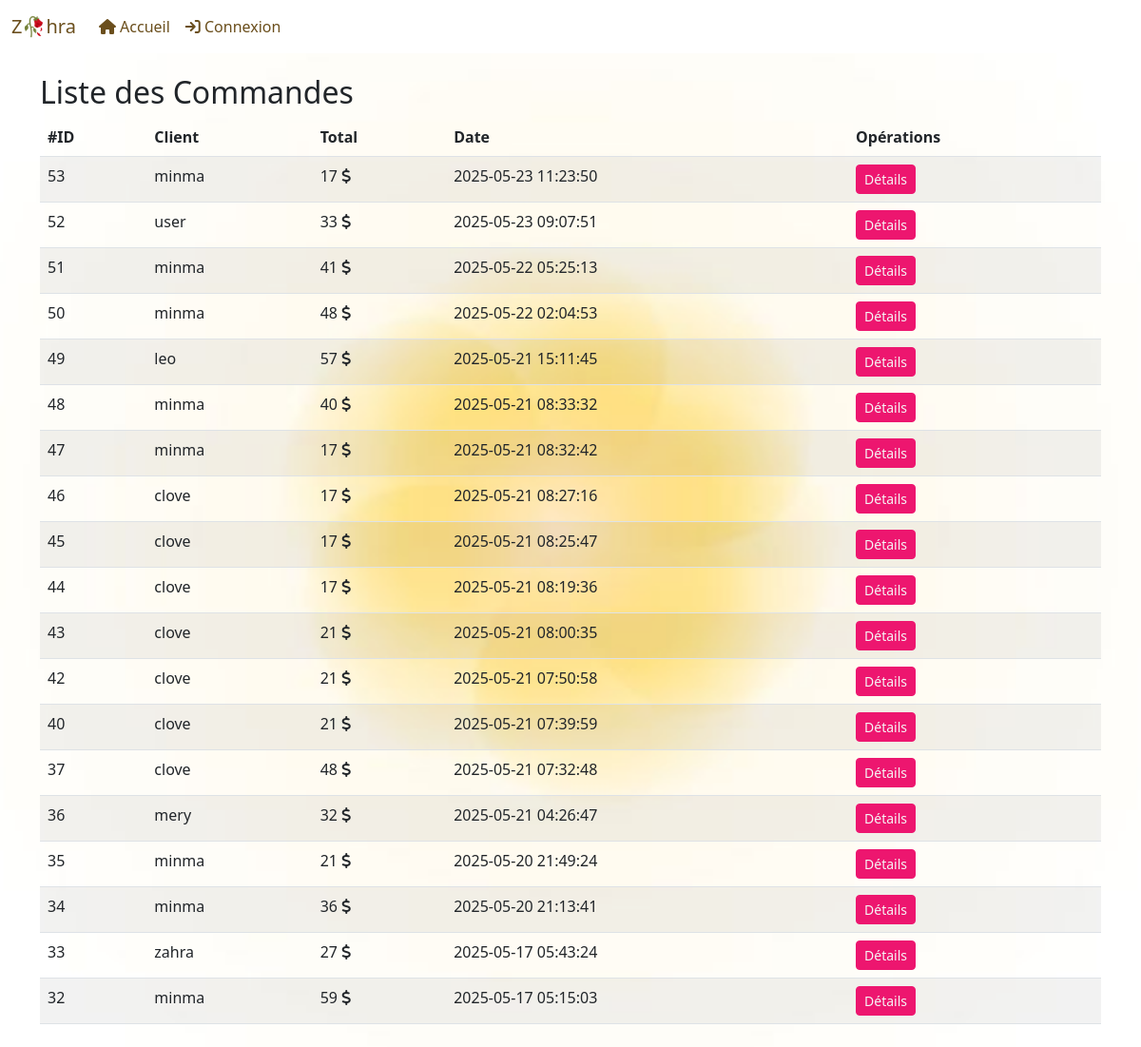
Screenshot of /commandes.php with the database file from the repository.
### tables this page shows
CREATE TABLE `commande` (
  `id` int(11) NOT NULL,
  `id_client` int(11) NOT NULL,
  `total` decimal(10,0) NOT NULL,
  `valide` int(11) NOT NULL DEFAULT 0,
  `date_creation` datetime NOT NULL DEFAULT current_timestamp(),
  `mode_paiement` varchar(50) NOT NULL DEFAULT 'livraison'
);

CREATE TABLE `utilisateur` (
  `id` int(11) NOT NULL,
  `login` varchar(100) NOT NULL,
  `password` varchar(150) NOT NULL,
  `email` varchar(255) NOT NULL,
  `phone` varchar(11) NOT NULL,
  `date_creation` date NOT NULL
);

### commandes.php (the view, shortened to what this page needs)
<!doctype html>
<html lang="en">
<head>
    <?php include 'include/head.php' ?>
</head>
<body>
<?php include 'include/nav_admin.php' ?>
<div class="container py-2">
    <h2>Liste des Commandes</h2>
    <table class="table table-striped table-hover">
        <thead>
        <tr>
            <th>#ID</th>
            <th>Client</th>
            <th>Total</th>
            <th>Date</th>
            <th>Opérations</th>
        </tr>
        </thead>
        <tbody>
        <?php
        require_once 'include/database.php';
        $commandes = $pdo->query('SELECT commande.*,utilisateur.login as "login" FROM commande INNER JOIN utilisateur ON commande.id_client = utilisateur.id ORDER BY commande.date_creation DESC')->fetchAll(PDO::FETCH_ASSOC);
        foreach ($commandes as $commande) {
            ?>
            <tr>
                <td><?php echo $commande['id'] ?></td>
                <td><?php echo $commande['login'] ?></td>
                <td><?php echo $commande['total'] ?> <i class="fa fa-solid fa-dollar"></i></td>
                <td><?php echo $commande['date_creation'] ?></td>
                <td><a class="btn btn-custom-color btn-sm" href="commande.php?id=<?php echo $commande['id']?>">Détails</a></td>
            </tr>
            <?php
        }
        ?>
        </tbody>
    </table>
</div>
</body>
</html>

### include/nav_admin.php (style rules this page uses)
body { padding-top: 70px; background-image: url('images/yelo.jpg'); background-size: cover; background-position: center; background-repeat: no-repeat; background-attachment: fixed; background-color:rgba(251, 232, 246, 0.8); }
.btn-custom-color { color:rgb(245, 245, 245); border: 1px solid rgb(237, 22, 111); background-color:rgb(237, 22, 111) ; transition: background-color 0.3s ease, color 0.3s ease; }

### rows the page displays
commande: id "53", utilisateur.login "minma", total "17", date_creation "2025-05-23 11:23:50"
commande: id "52", utilisateur.login "user", total "33", date_creation "2025-05-23 09:07:51"
commande: id "51", utilisateur.login "minma", total "41", date_creation "2025-05-22 05:25:13"
commande: id "50", utilisateur.login "minma", total "48", date_creation "2025-05-22 02:04:53"
commande: id "49", utilisateur.login "leo", total "57", date_creation "2025-05-21 15:11:45"
commande: id "48", utilisateur.login "minma", total "40", date_creation "2025-05-21 08:33:32"
commande: id "47", utilisateur.login "minma", total "17", date_creation "2025-05-21 08:32:42"
commande: id "46", utilisateur.login "clove", total "17", date_creation "2025-05-21 08:27:16"
commande: id "45", utilisateur.login "clove", total "17", date_creation "2025-05-21 08:25:47"
commande: id "44", utilisateur.login "clove", total "17", date_creation "2025-05-21 08:19:36"
commande: id "43", utilisateur.login "clove", total "21", date_creation "2025-05-21 08:00:35"
commande: id "42", utilisateur.login "clove", total "21", date_creation "2025-05-21 07:50:58"
commande: id "40", utilisateur.login "clove", total "21", date_creation "2025-05-21 07:39:59"
commande: id "37", utilisateur.login "clove", total "48", date_creation "2025-05-21 07:32:48"
commande: id "36", utilisateur.login "mery", total "32", date_creation "2025-05-21 04:26:47"
commande: id "35", utilisateur.login "minma", total "21", date_creation "2025-05-20 21:49:24"
commande: id "34", utilisateur.login "minma", total "36", date_creation "2025-05-20 21:13:41"
commande: id "33", utilisateur.login "zahra", total "27", date_creation "2025-05-17 05:43:24"
commande: id "32", utilisateur.login "minma", total "59", date_creation "2025-05-17 05:15:03"
